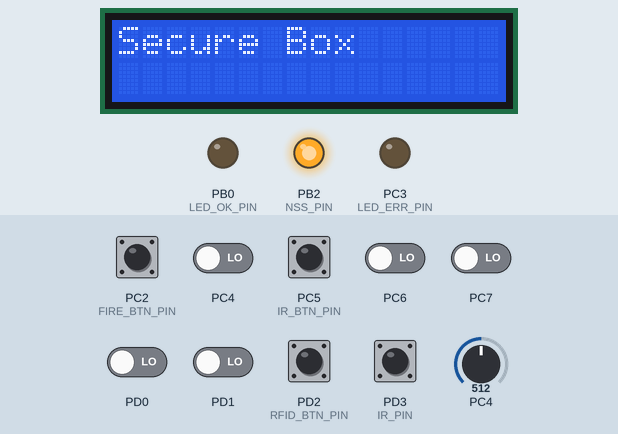
Recording of a program running on a simulated ATmega328P, built with avr-gcc and emulated at 16 MHz. Parts: 16×2 character LCD, output pins drawn as LEDs (lit = HIGH). Wiring (inferred from the names in the program): character LCD (HD44780): RS PC0; E PC1; data PD4, PD5, PD6, PD7. The inputs (shaded band) are chosen by the test bench; at power-on: PC2 (FIRE_BTN_PIN), PC5 (IR_BTN_PIN), PD2 (RFID_BTN_PIN), PD3 (IR_PIN) HIGH, PC4, PC6, PC7, PD0, PD1 LOW, PC4 = 512. Pins used as bus, display or sensor lines are not drawn.

Above: at 3.0 s.
3.1 s: PC2 (FIRE_BTN_PIN) pulsed LOW 2 times (0.12 s each, 0.3 s apart)
At 4.0 s:
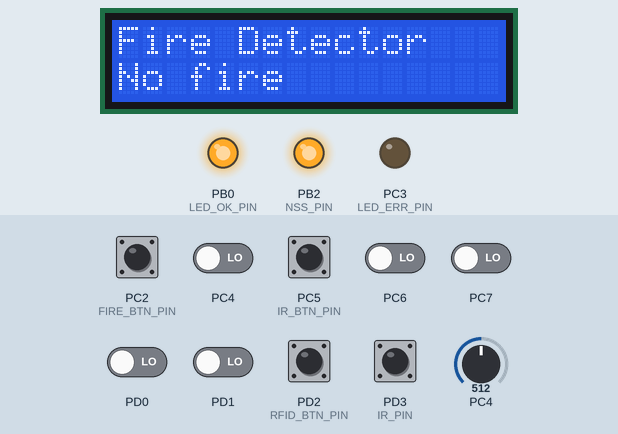
5.2 s: PD2 (RFID_BTN_PIN) pulled LOW for 0.15 s
At 5.43 s:
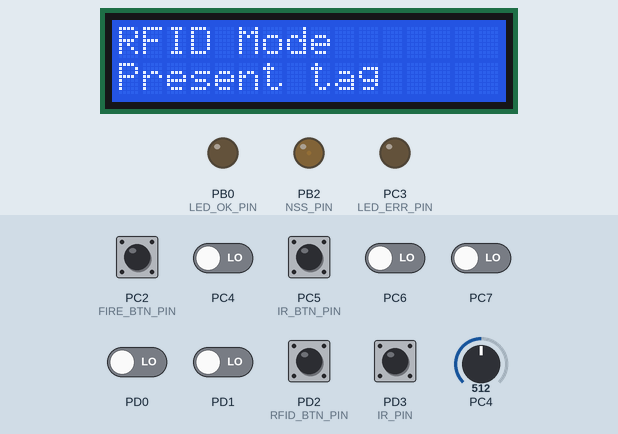
Timing chart, 0 to 9.4 s (numbered marks = the images above; inputs shaded):
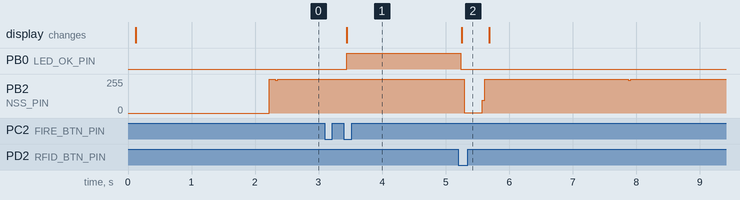

Measured:
- after the input at 3.1 s, PB0 (LED_OK_PIN): LOW → HIGH after 0.34 s; the display: changes after 0.34 s (image 1)
- after the input at 5.2 s, PB0 (LED_OK_PIN): HIGH → LOW at once; PB2 (NSS_PIN): 255/255 → 2/255 after 0.10 s, → 255/255 0.28 s later; the display: changes after 0.06 s (image 2)

The program:

main.c
```c
#include <avr/io.h>
#include <util/delay.h>
#include <string.h>
#include <stdio.h>
#include "lcd.h"
#include "rfid.h"
#include "ir.h"
#include "flame.h"

// Button pins (active low)
#define RFID_BTN_PIN   PD2  // D2
#define IR_BTN_PIN     PC5  // A5
#define FIRE_BTN_PIN   PC2  // A2

// LED pins
#define LED_OK_PIN     PB0  // D8
#define LED_ERR_PIN    PC3  // A3

// Clear LEDs
static void clear_leds(void) {
	PORTB &= ~(1 << LED_OK_PIN);
	PORTC &= ~(1 << LED_ERR_PIN);
}

// Display two lines: l1 on row 1, l2 on row 2
static void lcd_display(const char *l1, const char *l2) {
	// Clear display
	lcd_putcmd(LCD_CLEAR);
	_delay_ms(5);
	// Row 1
	lcd_putcmd(LCD_SET_CURSOR | FIRST_ROW);
	_delay_us(80);
	lcd_puts((uint8_t*)l1);
	// Row 2
	lcd_putcmd(LCD_SET_CURSOR | SECOND_ROW);
	_delay_us(80);
	lcd_puts((uint8_t*)l2);
}

int main(void) {
	// I/O setup
	// Buttons
	DDRD  &= ~(1 << RFID_BTN_PIN);
	PORTD |=  (1 << RFID_BTN_PIN);
	DDRC  &= ~((1 << IR_BTN_PIN) | (1 << FIRE_BTN_PIN));
	PORTC |=  (1 << IR_BTN_PIN) | (1 << FIRE_BTN_PIN);
	// LEDs
	DDRB |= (1 << LED_OK_PIN);
	DDRC |= (1 << LED_ERR_PIN);
	clear_leds();

	lcd_init();
	lcd_display("Secure Box"," ");
	_delay_ms(2000);
	rfid_init();
	ir_init();
	flame_init();

	// Edge detection
	uint8_t prev_rfid = 1, prev_ir = 1, prev_fire = 1;

	// RFID expected UID
	uint8_t uid[5];
	const uint8_t expected_uid[5] = {0x47,0xA1,0x31,0x66,0xB1};

	while (1) {
		// Read buttons (0 when pressed)
		uint8_t cur_rfid = !(PIND & (1 << RFID_BTN_PIN));
		uint8_t cur_ir   = !(PINC & (1 << IR_BTN_PIN));
		uint8_t cur_fire = !(PINC & (1 << FIRE_BTN_PIN));

		// RFID mode
		if (cur_rfid && !prev_rfid) {
			clear_leds();
			lcd_display("RFID Mode","Present tag");
			// wait for tag
			while (rfid_check_for_card(uid) == RFID_ERROR);
			// show result
			clear_leds();
			if (memcmp(uid, expected_uid, 5) == 0) {
				lcd_display("RFID Mode","Access granted!");
				PORTB |= (1 << LED_OK_PIN);
				}

			else {
				lcd_display("RFID Mode","Access denied!");
				PORTC |= (1 << LED_ERR_PIN);
			}
		}

		// IR mode
		if (cur_ir && !prev_ir) {
			clear_leds();
			lcd_display("IR Mode","Enter code");
			_delay_ms(200);
			// capture 4 digits
			char entry[5] = {0};
			uint8_t remote_code = 0;
			while (remote_code < 4) {
				uint32_t code = ir_read_code();
				char d;
				switch (code) {
					case 0x00FF6897: d='1'; break;
					case 0x00FF9867: d='2'; break;
					case 0x00FFB04F: d='3'; break;
					case 0x00FF30CF: d='4'; break;
					case 0x00FF18E7: d='5'; break;
					case 0x00FF7A85: d='6'; break;
					case 0x00FF10EF: d='7'; break;
					case 0x00FF38C7: d='8'; break;
					case 0x00FF5AA5: d='9'; break;
					case 0x00FF4AB5: d='0'; break;
					default: d='?';
				}
				if (d >= '0' && d <= '9') {
					entry[remote_code++] = d;
					_delay_ms(300);
				}
			}
			entry[4] = '\0';
			// show result
			clear_leds();
			if (strcmp(entry,"1993") == 0) {
				lcd_display("IR Mode","Access granted!");
				PORTB |= (1 << LED_OK_PIN);
				}

			else {
				lcd_display("IR Mode","Access denied!");
				PORTC |= (1 << LED_ERR_PIN);
			}
		}

		// Fire mode
		if (cur_fire && !prev_fire) {
			clear_leds();
			if (flame_detected()) {
				lcd_display("Fire Detector","Fire!");
				PORTC |= (1 << LED_ERR_PIN);
				}

			else {
				lcd_display("Fire Detector","No fire");
				PORTB |= (1 << LED_OK_PIN);
			}
		}

		// update previous
		prev_rfid = cur_rfid;
		prev_ir   = cur_ir;
		prev_fire = cur_fire;
		_delay_ms(50);
	}
	return 0;
}
```

flame.c
```c
#include "flame.h"
#include "uart.h"
#include <avr/io.h>
#include <util/delay.h>
#include <stdio.h>
#include <stdlib.h>

#ifndef F_CPU
# define F_CPU 16000000UL
#endif

#define CAL_SAMPLES 101
#define FLAME_MARGIN_PCT 10

static uint16_t flame_baseline;

// Comparator for qsort
static int cmp_uint16(const void *a, const void *b) {
	uint16_t va = *(const uint16_t*)a;
	uint16_t vb = *(const uint16_t*)b;
	return (va > vb) - (va < vb);
}

void flame_init(void) {
	// ADC setup on A4
	ADMUX  = (1 << REFS0) | (4 & 0x0F);
	DIDR0 |= (1 << ADC4D);
	ADCSRA = (1 << ADEN) | (1 << ADPS2) | (1 << ADPS1) | (1 << ADPS0); // prescaler 128

	uart_print("Calibrating baseline...");

	// Discard initial samples
	for (uint8_t i = 0; i < 8; i++) {
		ADCSRA |= (1 << ADSC);
		while (ADCSRA & (1 << ADSC));
		_delay_ms(10);
	}

	// Collect calibration samples
	uint16_t readings[CAL_SAMPLES];
	for (uint16_t i = 0; i < CAL_SAMPLES; i++) {
		ADCSRA |= (1 << ADSC);
		while (ADCSRA & (1 << ADSC));
		readings[i] = ADC;
		_delay_ms(10);
	}

	// Sort and pick median as baseline
	qsort(readings, CAL_SAMPLES, sizeof(uint16_t), cmp_uint16);
	flame_baseline = readings[CAL_SAMPLES / 2];

	char buf[64];
	sprintf(buf, "Baseline = %u", flame_baseline);
	uart_print(buf);
}

uint16_t flame_read_raw(void) {
	ADCSRA |= (1 << ADSC);
	while (ADCSRA & (1 << ADSC));
	return ADC;
}

uint8_t flame_detected(void) {
	uint16_t v = flame_read_raw();

	char buf[32];
	sprintf(buf, "Raw ADC = %u", v);
	uart_print(buf);

	uint16_t margin = flame_baseline * FLAME_MARGIN_PCT / 100;
	if (v < flame_baseline - margin) {
		return 1;  // flame detected
	}
	return 0;
}
```

flame.h
```c
#ifndef FLAME_H
#define FLAME_H

#include <stdint.h>
void    flame_init(void);
uint16_t flame_read_raw(void);
uint8_t flame_detected(void);

#endif
```

ir.c
```c
#include "ir.h"
#include "uart.h"

#include <avr/io.h>
#include <util/delay.h>
#include <stdio.h>

#ifndef F_CPU
# define F_CPU 16000000UL
#endif

/* --- Pin Definitions --- */
#define IR_PIN_REG  PIND
#define IR_PIN      PD3
#define IR_DDR      DDRD
#define IR_PORT     PORTD

/* --- Timer1 0.5us per tick --- */
static void timer1_init(void) {
	TCCR1A = 0;
	TCCR1B = (1<<CS11);
	TCNT1  = 0;
}

void ir_init(void) {
	IR_DDR  &= ~(1<<IR_PIN);
	IR_PORT |=  (1<<IR_PIN);
	timer1_init();
	uart_print("IR poll init on D3\n");
}

uint32_t ir_read_code(void) {
	static uint32_t last_code = 0;
	uint32_t code = 0;

	uint16_t leader_mark, leader_space, t_space;

	// --- Wait leader mark (LOW) ---
	while (IR_PIN_REG & (1<<IR_PIN));  // wait HIGH to LOW
	TCNT1 = 0;
	while (!(IR_PIN_REG & (1<<IR_PIN))); // wait LOW to HIGH
	leader_mark = TCNT1/2;

	// --- Measure leader space (HIGH) ---
	TCNT1 = 0;
	while ((IR_PIN_REG & (1<<IR_PIN)));  // wait HIGH to LOW
	leader_space = TCNT1/2;

	// --- Filter NEC repeat frame ---
	if (leader_space > 2000 && leader_space < 3000) {
		return last_code;
	}

	// --- Read 32 data bits ---
	for (uint8_t i = 0; i < 32; i++) {
		// wait LOW to HIGH (mark end)
		while (!(IR_PIN_REG & (1<<IR_PIN)));
		// measure HIGH until next LOW
		TCNT1 = 0;
		while ((IR_PIN_REG & (1<<IR_PIN)));
		t_space = TCNT1/2;

		code <<= 1;
		if (t_space > 1000) // >1ms is logical 1
		code |= 1;
	}

	last_code = code;
	return code;
}
```

ir.h
```c
#ifndef IR_H
#define IR_H

#include <stdint.h>

// Call once in main()
void    ir_init(void);

// Blocks until a full 32-bit NEC code has been received,
// then returns it.
uint32_t ir_read_code(void);

#endif
```

rfid.c
```c
#include "rfid.h"
#include <avr/io.h>
#include <util/delay.h>
#include "uart.h"
#include <stdio.h>

/* --- Pin Definitions --- */
#define RST_PIN   PB1
#define NSS_PIN   PB2
#define MOSI_PIN  PB3
#define MISO_PIN  PB4
#define SCK_PIN   PB5

/* --- RC522 Register Definitions --- */
#define CommandReg        0x01
#define CommIEnReg        0x02
#define CommIrqReg        0x04
#define ErrorReg          0x06
#define Status1Reg        0x07
#define FIFODataReg       0x09
#define FIFOLevelReg      0x0A
#define ControlReg        0x0C
#define BitFramingReg     0x0D
#define ModeReg           0x11
#define TxASKReg          0x15
#define TModeReg          0x2A
#define TPrescalerReg     0x2B
#define TReloadRegH       0x2C
#define TReloadRegL       0x2D
#define VersionReg        0x37
#define TxControlReg      0x14


#define PICC_REQIDL       0x26
#define PCD_TRANSCEIVE    0x0C


/* --- SPI --- */
static void spi_init(void) {
	DDRB |= (1 << MOSI_PIN) | (1 << SCK_PIN) | (1 << NSS_PIN) | (1 << RST_PIN);
	DDRB &= ~(1 << MISO_PIN);
	SPCR = (1 << SPE) | (1 << MSTR) | (1 << SPR1) | (1 << SPR0);  // Fosc / 64
	DDRB |= (1 << NSS_PIN);  // NSS as output

}

static uint8_t spi_transfer(uint8_t data) {
	SPDR = data;
	while (!(SPSR & (1 << SPIF)));
	return SPDR;
}

/* --- RFID Chip Select --- */
static void rfid_select(void) {
	PORTB &= ~(1 << NSS_PIN);
	_delay_us(10);
}

static void rfid_unselect(void) {
	_delay_us(10); // data clocked out
	PORTB |= (1 << NSS_PIN);
}

/* --- Register Access --- */
static void rfid_write_reg(uint8_t reg, uint8_t val) {
	rfid_select();
	spi_transfer((reg << 1) & 0x7E);
	spi_transfer(val);
	rfid_unselect();
}

static uint8_t rfid_read_reg(uint8_t reg) {
	rfid_select();
	spi_transfer((reg << 1) | 0x80);
	uint8_t val = spi_transfer(0);
	rfid_unselect();
	return val;
}

static void rfid_set_bitmask(uint8_t reg, uint8_t mask) {
	rfid_write_reg(reg, rfid_read_reg(reg) | mask);
}

static void rfid_clear_bitmask(uint8_t reg, uint8_t mask) {
	rfid_write_reg(reg, rfid_read_reg(reg) & (~mask));
}


/* --- Card Communication --- */

static uint8_t rfid_to_card(uint8_t command, uint8_t *sendData, uint8_t sendLen, uint8_t *backData, uint8_t *backBits) {

	uint8_t status = RFID_ERROR;
	uint8_t irqEn = 0x77;
	uint8_t waitIRq = 0x30;
	uint8_t lastBits, n;
	uint16_t i;

	rfid_write_reg(CommIEnReg, irqEn | 0x80);
	rfid_clear_bitmask(CommIrqReg, 0x80);
	rfid_set_bitmask(FIFOLevelReg, 0x80);

	for (i = 0; i < sendLen; i++) {
		rfid_write_reg(FIFODataReg, sendData[i]);
	}

	rfid_write_reg(CommandReg, command);
	if (command == PCD_TRANSCEIVE)
		rfid_set_bitmask(BitFramingReg, 0x80);

	i = 2000;
	do {
		n = rfid_read_reg(CommIrqReg);
		i--;
	} while (i && !(n & 0x01) && !(n & waitIRq));

	// Debug print if timeout happens
	if (i == 0) {
		uart_print("Timeout waiting for response\n");

		// If SPI still alive, check VersionReg again
		uint8_t version = rfid_read_reg(VersionReg);
		char buf[32];
		sprintf(buf, "VersionReg during timeout: 0x%02X\n", version);
		uart_print(buf);
	}
	uint8_t err = rfid_read_reg(ErrorReg);
	char errbuf[32];
	sprintf(errbuf, "ErrorReg: 0x%02X\n", err);
	uart_print(errbuf);

	rfid_clear_bitmask(BitFramingReg, 0x80);

	if (i && !(rfid_read_reg(ErrorReg) & 0x1B)) {
		status = RFID_OK;
		if (command == PCD_TRANSCEIVE) {
			uint8_t count = rfid_read_reg(FIFOLevelReg);
			lastBits = rfid_read_reg(ControlReg) & 0x07;
			if (lastBits) {
				*backBits = (count - 1) * 8 + lastBits;
				}
			else {
				*backBits = count * 8;
			}
			for (i = 0; i < count; i++) {
				backData[i] = rfid_read_reg(FIFODataReg);
			}
		}
	}

	return status;
}


void rfid_init(void) {
	spi_init();

	// Reset the RC522
	PORTB |= (1 << RST_PIN);
	_delay_ms(50);
	PORTB &= ~(1 << RST_PIN);
	_delay_ms(50);
	PORTB |= (1 << RST_PIN);

	// Soft reset
	rfid_write_reg(CommandReg, 0x0F);
	_delay_ms(50);

	// RC522 init settings (from datasheet)
	rfid_write_reg(TModeReg, 0x8D);
	rfid_write_reg(TPrescalerReg, 0x3E);
	rfid_write_reg(TReloadRegL, 0x1E);
	rfid_write_reg(TReloadRegH, 0x00);
	rfid_write_reg(TxASKReg, 0x40);
	rfid_write_reg(ModeReg, 0x3D);

	// Power on the antenna manually
	uint8_t val = rfid_read_reg(TxControlReg);
	uart_print("TxControlReg before: ");
	char buf[10];
	sprintf(buf, "0x%02X\n", val);
	uart_print(buf);

	// Set antenna on
	rfid_set_bitmask(TxControlReg, 0x03);

	val = rfid_read_reg(TxControlReg);
	uart_print("TxControlReg after: ");
	sprintf(buf, "0x%02X\n", val);
	uart_print(buf);

}


uint8_t rfid_check_for_card(uint8_t *uid) {
	for (uint8_t i = 0; i < 5; i++) uid[i] = 0;

	uint8_t tagType[2];
	uint8_t backBits;

	// Wake up any tag
	rfid_write_reg(BitFramingReg, 0x07);  // Send 7 bits
	uint8_t req_cmd = 0x26;
	if (rfid_to_card(PCD_TRANSCEIVE, &req_cmd, 1, tagType, &backBits) != RFID_OK) {
		return RFID_ERROR;
	}

	// Expect 16 bits
	if (backBits != 0x10)
		return RFID_ERROR;

	// Anti-collision: Get UID
	rfid_write_reg(BitFramingReg, 0x00);
	uint8_t antiColl[] = {0x93, 0x20};
	if (rfid_to_card(PCD_TRANSCEIVE, antiColl, 2, uid, &backBits) != RFID_OK)
		return RFID_ERROR;

	// Must receive 40 bits
	if (backBits != 40)
		return RFID_ERROR;

	uint8_t checksum = 0;
	for (uint8_t i = 0; i < 4; i++)
		checksum ^= uid[i];

	if (checksum == uid[4]) {
		return RFID_OK;
		} else {
		return RFID_ERROR;
	}

}
```

rfid.h
```c
#ifndef RFID_H
#define RFID_H

#include <stdint.h>

#define RFID_OK     1
#define RFID_ERROR  0

void rfid_init(void);
uint8_t rfid_check_for_card(uint8_t *uid);

#endif
```

uart.c
```c
#include "uart.h"
#include <avr/io.h>
#include <stdio.h>

void uart_init(void) {
	uint16_t ubrr = 103; // 9600 @ 16 MHz
	UBRR0H = ubrr >> 8;
	UBRR0L = ubrr;
	UCSR0B = (1 << TXEN0);              // TX only
	UCSR0C = (1 << UCSZ01) | (1 << UCSZ00);
}

void uart_tx(char c) {
	while (!(UCSR0A & (1 << UDRE0)));
	UDR0 = c;
}

void uart_print(const char* s) {
	while (*s)
		uart_tx(*s++);
}

void uart_print_hex(uint32_t v) {
	char buf[11];
	sprintf(buf, "0x%08lX", v);
	uart_print(buf);
}
```

uart.h
```c
#ifndef UART_H
#define UART_H

#include <stdint.h>
void    uart_init(void);
void    uart_tx(char c);
void    uart_print(const char* s);
void    uart_print_hex(uint32_t v);

#endif
```

lcd.c
```c
#include "lcd.h"

// internal delay helper
#define PULSE_DELAY() _delay_us(1)
#define POST_PULSE_DELAY() _delay_us(80)

void lcd_init_pinout(void) {

	LCD_D7_DDR |= (1 << LCD_D7_BIT);
	LCD_D6_DDR |= (1 << LCD_D6_BIT);
	LCD_D5_DDR |= (1 << LCD_D5_BIT);
	LCD_D4_DDR |= (1 << LCD_D4_BIT);

	LCD_RS_DDR |= (1 << LCD_RS_BIT);
	LCD_E_DDR  |= (1 << LCD_E_BIT);
}


static void lcd_write_nibble(uint8_t nibble) {

	// D7
	if (nibble & 0x80) {
		LCD_D7_PORT |= (1 << LCD_D7_BIT);
		}
	else {
		LCD_D7_PORT &= ~(1 << LCD_D7_BIT);
	}

	// D6
	if (nibble & 0x40) {
		LCD_D6_PORT |= (1 << LCD_D6_BIT);
		}
	else {
		LCD_D6_PORT &= ~(1 << LCD_D6_BIT);
	}

	// D5
	if (nibble & 0x20) {
		LCD_D5_PORT |= (1 << LCD_D5_BIT);
		}
	else {
		LCD_D5_PORT &= ~(1 << LCD_D5_BIT);
	}

	// D4
	if (nibble & 0x10) {
		LCD_D4_PORT |= (1 << LCD_D4_BIT);
		}
	else {
		LCD_D4_PORT &= ~(1 << LCD_D4_BIT);
	}

	// Pulse Enable
	LCD_E_PORT |= (1 << LCD_E_BIT);
	PULSE_DELAY();
	LCD_E_PORT &= ~(1 << LCD_E_BIT);
	POST_PULSE_DELAY();
}

void lcd_init(void) {
	lcd_init_pinout();
	_delay_ms(100);
	// Initialization sequence
	LCD_RS_PORT &= ~(1 << LCD_RS_BIT);
	LCD_E_PORT &= ~(1 << LCD_E_BIT);

	// Reset 3 times
	lcd_write_nibble(LCD_FUNCTION_RESET);
	_delay_ms(10);
	lcd_write_nibble(LCD_FUNCTION_RESET);
	_delay_us(200);
	lcd_write_nibble(LCD_FUNCTION_RESET);
	_delay_us(200);

	// Set to 4-bit mode
	lcd_write_nibble(LCD_FUNCTION_SET_4BIT);
	_delay_us(80);

	// Function set, display off, clear, entry, display on
	lcd_putcmd(LCD_FUNCTION_SET_4BIT);
	lcd_putcmd(LCD_DISPLAY_OFF);
	lcd_putcmd(LCD_CLEAR);
	lcd_putcmd(LCD_ENTRY_MODE);
	lcd_putcmd(LCD_DISPLAY_ON);
}

void lcd_putcmd(uint8_t cmd) {
	// Command mode
	LCD_RS_PORT &= ~(1 << LCD_RS_BIT);
	// Send high nibble, then low nibble
	lcd_write_nibble(cmd & 0xF0);
	lcd_write_nibble((cmd << 4) & 0xF0);
	// If clear or home, wait longer
	if (cmd == LCD_CLEAR || cmd == LCD_HOME) {
		_delay_ms(2);
		}
	else {
		_delay_us(80);
	}
}

void lcd_putc(uint8_t data) {
	// Data mode
	LCD_RS_PORT |= (1 << LCD_RS_BIT);
	lcd_write_nibble(data & 0xF0);
	lcd_write_nibble((data << 4) & 0xF0);
	_delay_us(80);
}

void lcd_puts(uint8_t *s) {
	while (*s) {
		lcd_putc(*s++);
	}
}

void lcd_clear_row(uint8_t row) {
	lcd_putcmd(LCD_SET_CURSOR | row);
	for (uint8_t i = 0; i < 16; i++) {
		lcd_putc(' ');
	}
	lcd_putcmd(LCD_SET_CURSOR | row);
}
```

lcd.h
```c
#ifndef LCD_N_H_
#define LCD_N_H_

#ifndef F_CPU
#define F_CPU 16000000UL
#endif

#include <avr/io.h>
#include <stdio.h>
#include <util/delay.h>

// LCD control pins (RS and E)
#define LCD_RS_PORT PORTC
#define LCD_RS_DDR  DDRC
#define LCD_RS_BIT  PC0    // A0

#define LCD_E_PORT  PORTC
#define LCD_E_DDR   DDRC
#define LCD_E_BIT   PC1    // A1

// LCD data pins (D4 D7)
#define LCD_D4_PORT PORTD
#define LCD_D4_DDR  DDRD
#define LCD_D4_BIT  PD4

#define LCD_D5_PORT PORTD
#define LCD_D5_DDR  DDRD
#define LCD_D5_BIT  PD5

#define LCD_D6_PORT PORTD
#define LCD_D6_DDR  DDRD
#define LCD_D6_BIT  PD6

#define LCD_D7_PORT PORTD
#define LCD_D7_DDR  DDRD
#define LCD_D7_BIT  PD7

// LCD commands and addresses
#define FIRST_ROW					0x00
#define SECOND_ROW					0x40
#define LCD_CLEAR					0x01
#define LCD_HOME					0x02
#define LCD_ENTRY_MODE				0x06
#define LCD_DISPLAY_OFF				0x08
#define LCD_DISPLAY_ON				0x0C
#define LCD_FUNCTION_RESET			0x30
#define LCD_FUNCTION_SET_4BIT		0x28
#define LCD_SET_CURSOR				0x80

// Function prototypes
void lcd_write(uint8_t byte);
void lcd_putcmd(uint8_t cmd);
void lcd_putc(uint8_t data);
void lcd_puts(uint8_t *str);
void lcd_init_pinout(void);
void lcd_init(void);
void lcd_clear_row(uint8_t row);

#endif /* LCD_N_H_ */
```
